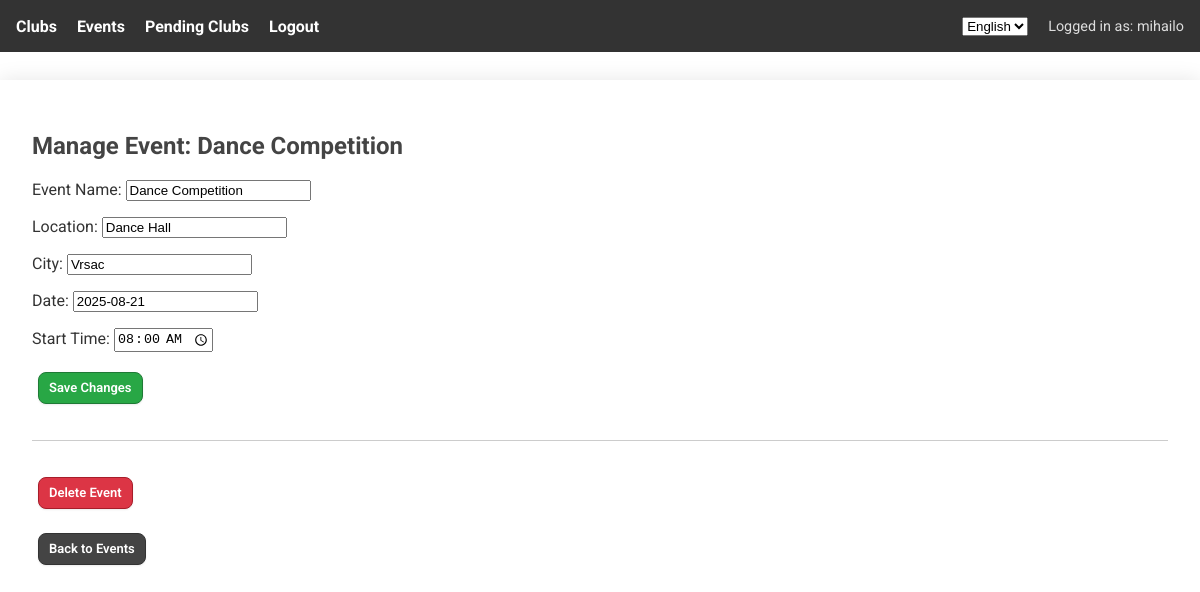
Screenshot of /events/1/edit/ (signed in) with the database file from the repository.
### core/models.py (models this page shows, shortened)
class Event(models.Model):
    name = models.CharField(max_length=100, verbose_name=_("Event Name"))
    location = models.CharField(max_length=100, verbose_name=_("Location"))
    city = models.CharField(max_length=100, verbose_name=_("City"))
    date = models.DateField(verbose_name=_("Date"))
    is_published = models.BooleanField(default=False, verbose_name=_("Is Published"))
    results_published = models.BooleanField(default=False, verbose_name=_("Results Published"))
    start_time = models.TimeField(null=True, blank=True, verbose_name=_("Start Time"))
    class Meta:
        verbose_name = _("Event")
        verbose_name_plural = _("Events")

### core/views.py (the view)
# urls.py: path("events/<int:event_id>/edit/", views.edit_event, name="edit_event"),
@staff_member_required
def edit_event(request, event_id):
    event = get_object_or_404(Event, id=event_id)
    if request.method == 'POST':
        form = EventForm(request.POST, instance=event)
        if form.is_valid():
            form.save()
            return redirect('event_list')
    else:
        form = EventForm(instance=event)
    return render(request, 'core/edit_event.html', {'form': form, 'event': event})

### core/forms.py
class EventForm(forms.ModelForm):
    start_time = forms.TimeField(
        required=False,
        widget=forms.TimeInput(attrs={'type': 'time'}),
        label=_("Start Time")
    )
    class Meta:
        model = Event
        fields = ['name', 'location', 'city', 'date', 'start_time']
        labels = {
            'name': _("Event Name"),
            'location': _("Location"),
            'city': _("City"),
            'date': _("Date"),
        }

### core/context_processors.py (called while the page is built)
def add_pending_club_count(request):
    if request.user.is_authenticated and request.user.is_superuser:
        return {
            'clubs_pending_count': DanceClub.objects.filter(confirmed=False).count()
        }
    return {}

### core/templates/core/edit_event.html (shortened to what this page needs)
{% extends 'core/base.html' %}
{% load i18n %}
{% block content %}
<h2>{% trans "Manage Event:" %} {{ event.name }}</h2>
<form method="post">
    {{ form.as_p }}
    <button type="submit" class="btn-green">{% trans "Save Changes" %}</button>
</form>
<hr style="margin: 2em 0;">
<form method="post" action="{% url 'delete_event' event.id %}"
      onsubmit="return confirm('{% blocktrans %}Are you sure you want to delete this event? All participations, styles, and scores will be removed.{% endblocktrans %}');">
    <button type="submit" class="btn-delete">{% trans "Delete Event" %}</button>
</form>
<form method="get" action="{% url 'event_list' %}" style="margin-top: 1em;">
    <button type="submit" class="btn-default">{% trans "Back to Events" %}</button>
</form>
{% endblock %}

### core/templates/core/base.html (shortened to what this page needs)
{% load i18n %}
<!DOCTYPE html>
<html lang="en">
<head>
    {% load static %}
</head>
<body>
    <nav>
        <div class="nav-left">
            {% if user.is_authenticated %}
            {% if user.username|slice:":5" == "judge" %}
            <a href="{% url 'logout' %}">{% trans "Logout" %}</a>
            {% elif user.is_superuser %}
            <a href="{% url 'club_dashboard' %}">{% trans "Clubs" %}</a>
            <a href="{% url 'event_list' %}">{% trans "Events" %}</a>
            <a href="{% url 'pending_club_requests' %}" class="pending-club-link" style="position: relative;">
                {% trans "Pending Clubs" %}
            </a>
            <a href="{% url 'logout' %}">{% trans "Logout" %}</a>
            {% else %}
            <a href="{% url 'club_dashboard' %}">{% trans "My Club" %}</a>
            <a href="{% url 'list_dancers' %}">{% trans "Dancers" %}</a>
            <a href="{% url 'event_list' %}">{% trans "Events" %}</a>
            <a href="{% url 'logout' %}">{% trans "Logout" %}</a>
            {% endif %}
            {% endif %}
        </div>
        <div class="nav-right">
            <form action="{% url 'set_language' %}" method="post" style="display:inline;">
                <select name="language" onchange="this.form.submit()" style="margin-right: 10px;">
                    {% get_current_language as LANGUAGE_CODE %}
                    {% get_available_languages as LANGUAGES %}
                    {% for lang_code, lang_name in LANGUAGES %}
                    <option value="{{ lang_code }}" {% if lang_code == LANGUAGE_CODE %}selected{% endif %}>
                        {{ lang_name }}
                    </option>
                    {% endfor %}
                </select>
            </form>
            {% if user.is_authenticated %}
            <span>{% trans "Logged in as: " %}{{ user.username }}</span>
            {% endif %}
        </div>
    </nav>
    <div class="container">
        {% block content %}{% endblock %}
    </div>
</body>
</html>

### rows the page displays
Event: name "Dance Competition", location "Dance Hall", city "Vrsac", date "2025-08-21", start_time "08:00:00"

### other values shown
{{ user.username }} "mihailo"
form field language "English"
